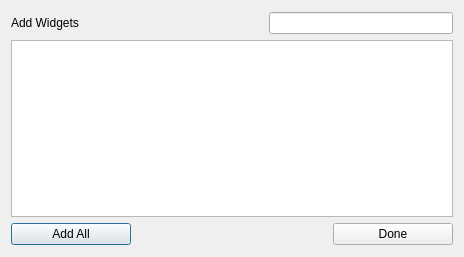
<?xml version="1.0" encoding="UTF-8"?>
<ui version="4.0">
 <class>AppsAndWidgetsChooserForm</class>
 <widget class="QDialog" name="AppsAndWidgetsChooserForm">
  <property name="geometry">
   <rect>
    <x>0</x>
    <y>0</y>
    <width>464</width>
    <height>257</height>
   </rect>
  </property>
  <property name="windowTitle">
   <string>Dashboard Widgets</string>
  </property>
  <layout class="QVBoxLayout" name="verticalLayout" stretch="0,0,0">
   <property name="topMargin">
    <number>12</number>
   </property>
   <property name="bottomMargin">
    <number>12</number>
   </property>
   <item>
    <layout class="QHBoxLayout" name="horizontalLayout_2">
     <item>
      <widget class="QLabel" name="labelInfo">
       <property name="font">
        <font>
         <weight>50</weight>
         <bold>false</bold>
        </font>
       </property>
       <property name="text">
        <string>Add Widgets</string>
       </property>
      </widget>
     </item>
     <item>
      <spacer name="horizontalSpacer_2">
       <property name="orientation">
        <enum>Qt::Horizontal</enum>
       </property>
       <property name="sizeHint" stdset="0">
        <size>
         <width>40</width>
         <height>20</height>
        </size>
       </property>
      </spacer>
     </item>
     <item>
      <widget class="SearchLineEdit" name="lineEditFilter">
       <property name="minimumSize">
        <size>
         <width>170</width>
         <height>0</height>
        </size>
       </property>
       <property name="maximumSize">
        <size>
         <width>16777215</width>
         <height>16777215</height>
        </size>
       </property>
      </widget>
     </item>
    </layout>
   </item>
   <item>
    <widget class="QListWidget" name="listWidgets">
     <property name="selectionMode">
      <enum>QAbstractItemView::NoSelection</enum>
     </property>
    </widget>
   </item>
   <item>
    <layout class="QHBoxLayout" name="horizontalLayout">
     <item>
      <widget class="QPushButton" name="pushButtonAddAll">
       <property name="sizePolicy">
        <sizepolicy hsizetype="Fixed" vsizetype="Fixed">
         <horstretch>0</horstretch>
         <verstretch>0</verstretch>
        </sizepolicy>
       </property>
       <property name="minimumSize">
        <size>
         <width>120</width>
         <height>0</height>
        </size>
       </property>
       <property name="text">
        <string>Add All</string>
       </property>
      </widget>
     </item>
     <item>
      <spacer name="horizontalSpacer">
       <property name="orientation">
        <enum>Qt::Horizontal</enum>
       </property>
       <property name="sizeHint" stdset="0">
        <size>
         <width>40</width>
         <height>20</height>
        </size>
       </property>
      </spacer>
     </item>
     <item>
      <widget class="QPushButton" name="pushButtonDone">
       <property name="sizePolicy">
        <sizepolicy hsizetype="Fixed" vsizetype="Fixed">
         <horstretch>0</horstretch>
         <verstretch>0</verstretch>
        </sizepolicy>
       </property>
       <property name="minimumSize">
        <size>
         <width>120</width>
         <height>0</height>
        </size>
       </property>
       <property name="text">
        <string>Done</string>
       </property>
      </widget>
     </item>
    </layout>
   </item>
  </layout>
 </widget>
 <customwidgets>
  <customwidget>
   <class>SearchLineEdit</class>
   <extends>QLineEdit</extends>
   <header>FileWaveGuiLib/searchlineedit/searchlineedit.h</header>
  </customwidget>
 </customwidgets>
 <resources/>
 <connections/>
</ui>
